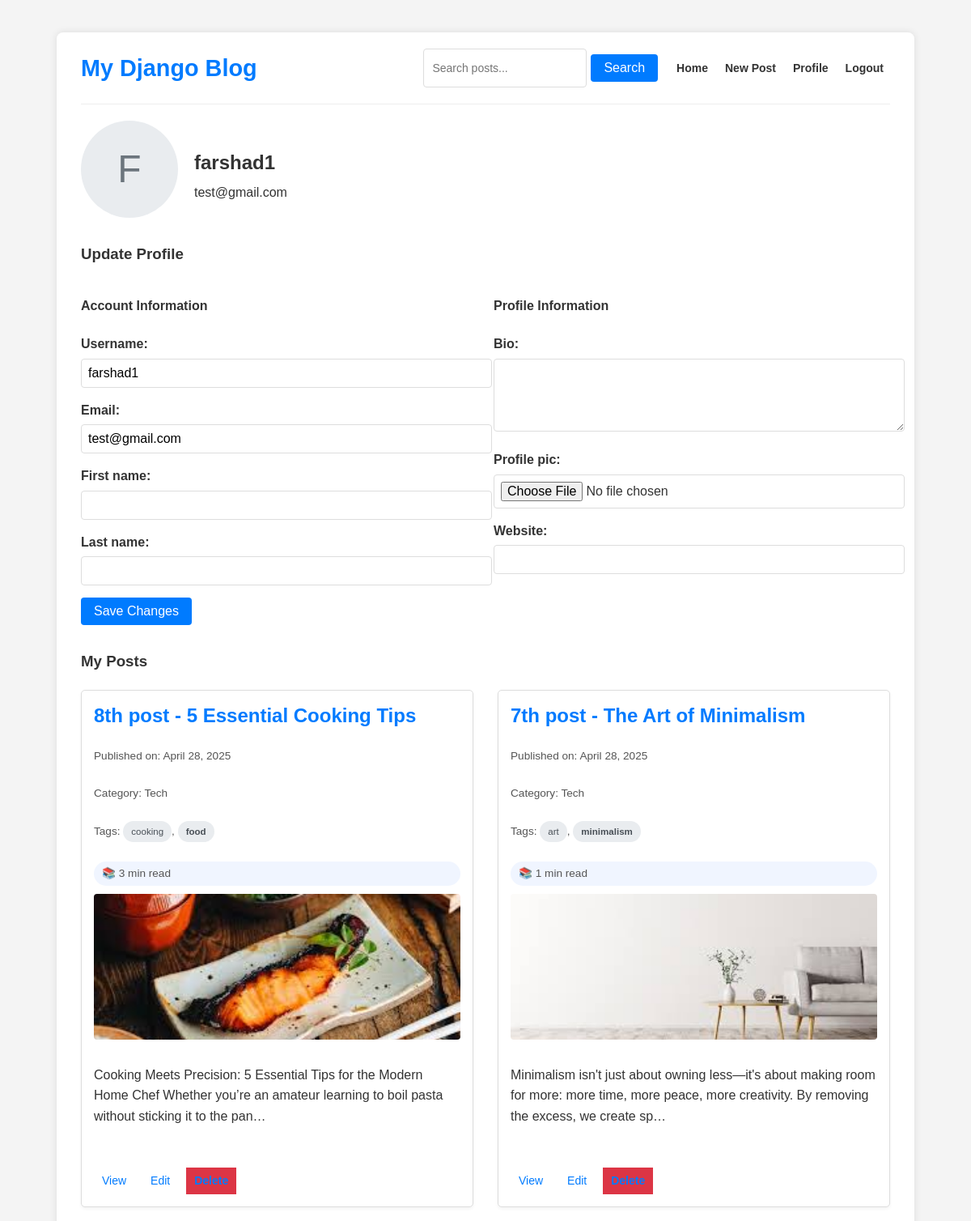
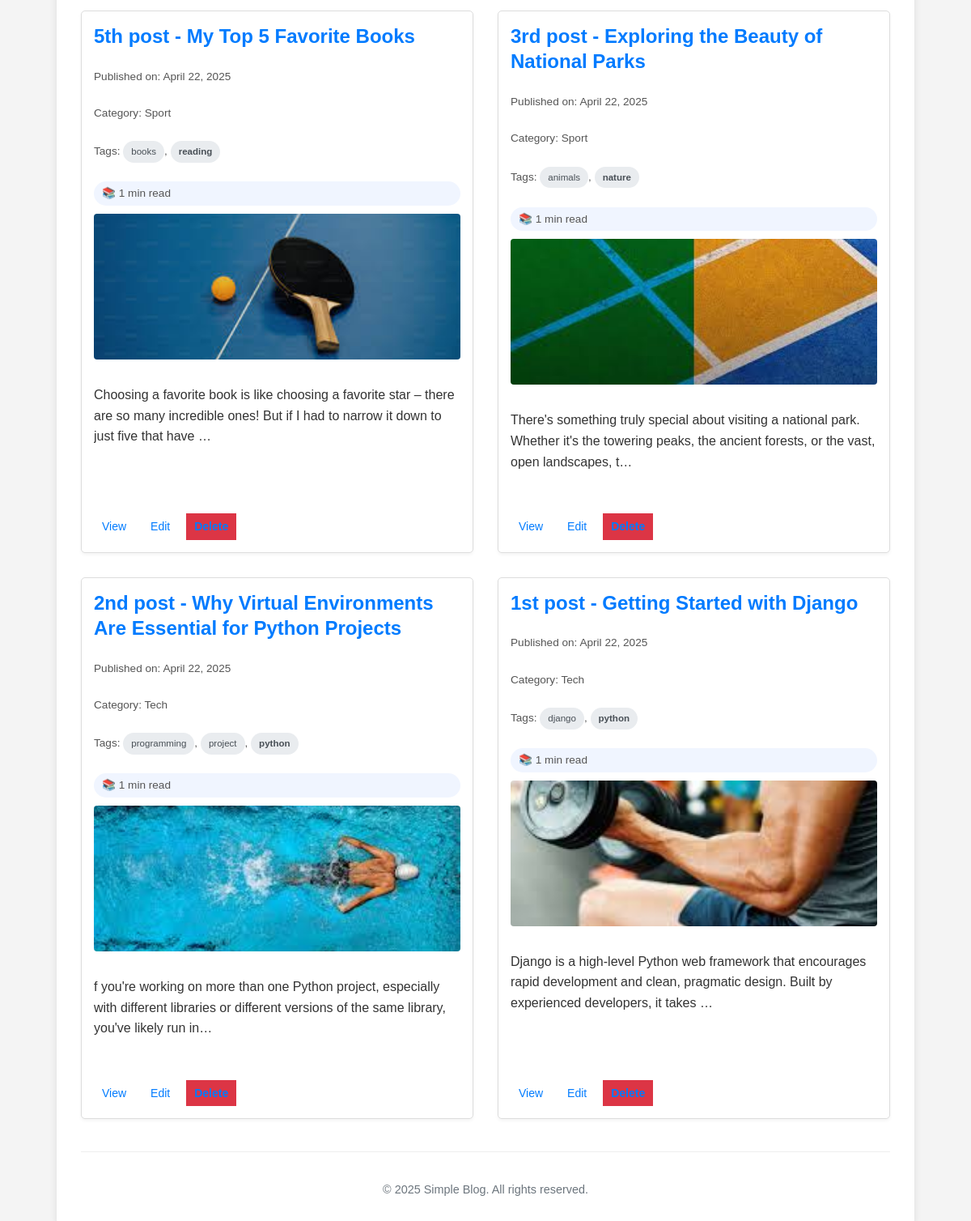
Page /profile/ (signed in) on the committed database (2 pictures, top to bottom).
### blog/models.py (models this page shows, shortened)
class UserProfile(models.Model):
    user = models.OneToOneField(User, on_delete=models.CASCADE, related_name='profile')
    bio = models.TextField(max_length=500, blank=True)
    profile_pic = models.ImageField(upload_to='profile_pics/', blank=True, null=True)
    website = models.URLField(blank=True, null=True)

class Post(models.Model):
    title = models.CharField(max_length=200)
    content = models.TextField()
    pub_date = models.DateTimeField(default=timezone.now)
    category = models.ForeignKey(Category, on_delete=models.SET_NULL, null=True, blank=True)
    image = models.ImageField(upload_to='blog_images/', blank=True, null=True)
    author = models.ForeignKey(User, on_delete=models.CASCADE, related_name='blog_posts', null=True)
    tags = models.ManyToManyField(Tag, blank=True, related_name='posts')
    class Meta:
        ordering = ['-pub_date']
    @property
    def image_url(self):
        if self.image and hasattr(self.image, 'url'):
            return self.image.url
        return None # Or a default image URL
    def get_reading_time(self):
        word_count = len(self.content.split())
        reading_time_min = round(word_count / 200)
        if reading_time_min < 1:
            reading_time_min = 1
        return reading_time_min

class Category(models.Model):
    name = models.CharField(max_length=100, unique=True)
    class Meta:
        verbose_name_plural = "Categories"

class Tag(models.Model):
    name = models.CharField(max_length=50, unique=True)
    slug = models.SlugField(max_length=50, unique=True)
    class Meta:
        ordering = ['name']

### blog/views.py (the view)
# urls.py: path('profile/', views.profile, name='profile'),
@login_required
def profile(request):
    if request.method == 'POST':
        user_form = UserUpdateForm(request.POST, instance=request.user)
        profile_form = UserProfileForm(request.POST, request.FILES, instance=request.user.profile)
        if user_form.is_valid() and profile_form.is_valid():
            user_form.save()
            profile_form.save()
            messages.success(request, 'Your profile has been updated!')
            return redirect('profile')
    else:
        user_form = UserUpdateForm(instance=request.user)
        profile_form = UserProfileForm(instance=request.user.profile)
    user_posts_list = Post.objects.filter(author=request.user)
    print(f"Found {user_posts_list.count()} posts for user {request.user.username}")
    paginator = Paginator(user_posts_list, 6)  # Show 6 posts per page
    page = request.GET.get('page')
    try:
        user_posts = paginator.page(page)
    except PageNotAnInteger:
        user_posts = paginator.page(1)
    except EmptyPage:
        user_posts = paginator.page(paginator.num_pages)
    context = {
        'user_form': user_form,
        'profile_form': profile_form,
        'user_posts': user_posts
    }
    return render(request, 'blog/profile.html', context)

### blog/forms.py
class UserUpdateForm(forms.ModelForm):
    email = forms.EmailField()
    class Meta:
        model = User
        fields = ('username', 'email', 'first_name', 'last_name')

class UserProfileForm(forms.ModelForm):
    class Meta:
        model = UserProfile
        fields = ('bio', 'profile_pic', 'website')
        widgets = {
            'bio': forms.Textarea(attrs={'rows': 4}),
        }

### templates/blog/profile.html (shortened to what this page needs)
{% extends 'blog/base.html' %}
{% block content %}
<div class="profile-container">
    <div class="profile-header">
        <div class="profile-avatar">
            {% if user.profile.profile_pic %}
                <img src="{{ user.profile.profile_pic_url }}" alt="{{ user.username }}">
            {% else %}
                <div class="profile-avatar-placeholder">{{ user.username|first|upper }}</div>
            {% endif %}
        </div>
        <div class="profile-info">
            <h2>{{ user.username }}</h2>
            <p class="profile-email">{{ user.email }}</p>
        </div>
    </div>
    <div class="profile-actions">
        <h3>Update Profile</h3>
        <form method="post" enctype="multipart/form-data" class="profile-form">
            <div class="form-row">
                <div class="form-column">
                    <h4>Account Information</h4>
                    {% for field in user_form %}
                        <div class="form-group">
                            {{ field.label_tag }}
                            {{ field }}
                        </div>
                    {% endfor %}
                </div>
                <div class="form-column">
                    <h4>Profile Information</h4>
                    {% for field in profile_form %}
                        <div class="form-group">
                            {{ field.label_tag }}
                            {{ field }}
                        </div>
                    {% endfor %}
                </div>
            </div>
            <button type="submit" class="btn">Save Changes</button>
        </form>
    </div>
    <div class="user-posts">
    <h3>My Posts</h3>
    {% if user_posts %}
        <div class="posts-grid">
            <ul>
                {% for post in user_posts %}
                    <li>
                        <h2><a href="{% url 'post_detail' post.id %}">{{ post.title }}</a></h2>
                        <p class="post-meta">Published on: {{ post.pub_date|date:"F j, Y" }}</p>
                        {% if post.category %}
                            <p class="post-meta">Category: {{ post.category.name }}</p>
                        {% endif %}
                        {% if post.tags.all %}
                        <p class="post-meta">
                            Tags:
                            {% for tag in post.tags.all %}
                                <a href="{% url 'tag_posts' tag.slug %}" class="tag">{{ tag.name }}</a>{% if not forloop.last %}, {% endif %}
                            {% endfor %}
                        </p>
                        {% endif %}
                        <p class="post-meta reading-time">📚 {{ post.get_reading_time }} min read</p>
                        {% if post.image %}
                            <img src="{{ post.image_url }}" alt="{{ post.title }}" class="post-image">
                        {% endif %}
                        <div class="post-content">
                            <p>{{ post.content|truncatechars:150 }}</p>
                        </div>
                        <div class="post-actions">
                            <a href="{% url 'post_detail' post.id %}" class="btn-small">View</a>
                            <a href="{% url 'update_post' post.id %}" class="btn-small">Edit</a>
                            <a href="{% url 'delete_post' post.id %}" class="btn-small btn-danger">Delete</a>
                        </div>
                    </li>
                {% empty %}
                    <li>No posts found.</li>
                {% endfor %}
            </ul>
        </div>
    {% else %}
        <p>You haven't created any posts yet.</p>
        <a href="{% url 'create_post' %}" class="btn">Create Your First Post</a>
    {% endif %}
</div>
</div>
{% endblock %}

### static/css/style.css (style rules this page uses)
body { font-family: 'Arial', sans-serif; line-height: 1.6; margin: 0; padding: 20px; background-color: #f4f4f4; color: #333; }
h1, h2, h3 { color: #333; margin-bottom: 10px; }
a { color: #007bff; text-decoration: none; }
.form-group { margin-bottom: 15px; }
label { display: block; margin-bottom: 5px; font-weight: bold; }
input, textarea, select { width: 100%; padding: 8px; border: 1px solid #ddd; border-radius: 4px; font-size: 16px; }
textarea { resize: vertical; }
.btn, button[type="submit"] { display: inline-block; padding: 8px 16px; background-color: #007bff; color: white; border: none; border-radius: 4px; cursor: pointer; font-size: 16px; text-decoration: none; transition: background-color 0.3s ease; }
.btn-danger { background-color: #dc3545; }
.btn-small { padding: 5px 10px; font-size: 14px; }
.profile-container { margin-bottom: 30px; }
.profile-header { display: flex; align-items: center; margin-bottom: 20px; }
.profile-avatar { width: 120px; height: 120px; border-radius: 50%; overflow: hidden; margin-right: 20px; background-color: #e9ecef; display: flex; align-items: center; justify-content: center; }
.profile-avatar-placeholder { font-size: 48px; color: #6c757d; }
.profile-info { flex: 1; }
.profile-info h2 { margin-bottom: 5px; }
.profile-name, .profile-email, .profile-website { margin: 5px 0; }
.profile-actions, .user-posts, .author-posts { margin-top: 30px; }
.profile-form { margin-top: 15px; }
.form-row { display: flex; gap: 20px; }
.form-column { flex: 1; }
.post-actions { margin-top: 20px; display: flex; gap: 10px; }
.posts-grid { display: grid; grid-template-columns: 1fr 1fr; gap: 30px; margin-top: 20px; }
.posts-grid ul { list-style: none; padding: 0; margin: 0; display: contents; }
.posts-grid li { border: 1px solid #ddd; padding: 15px; margin-bottom: 0; border-radius: 5px; background-color: #fff; box-shadow: 0 2px 4px rgba(0, 0, 0, 0.05); display: flex; flex-direction: column; justify-content: space-between; transition: transform 0.3s ease, box-shadow 0.3s ease; }
.posts-grid li:last-child { border-bottom: 1px solid #ddd; margin-bottom: 0; padding-bottom: 15px; }
.posts-grid li h2 { margin-top: 0; margin-bottom: 10px; line-height: 1.3; }
.posts-grid li .post-meta { margin-bottom: 10px; font-size: 0.85em; color: #555; }
.posts-grid li .post-image { width: 100%; height: 180px; object-fit: cover; margin-bottom: 15px; border-radius: 4px; display: block; }
.posts-grid li .post-content { margin-top: 0; margin-bottom: 15px; flex-grow: 1; overflow: hidden; text-overflow: ellipsis; }
.posts-grid li a:last-child { display: inline-block; margin-top: auto; font-weight: bold; }
.tag { display: inline-block; background-color: #e9ecef; color: #495057; padding: 4px 10px; border-radius: 20px; font-size: 0.85em; transition: all 0.2s ease; text-decoration: none; }
.reading-time { display: inline-flex; align-items: center; background-color: #f0f5ff; color: #0056b3; padding: 4px 10px; border-radius: 20px; font-size: 0.85em; margin-bottom: 15px; font-weight: 500; }
.reading-time:before { margin-right: 5px; }

### rows in the picture
Post: title "8th post - 5 Essential Cooking Tips", pub_date "April 28, 2025", category.name "Tech", get_reading_time "3", image_url (picture), content "Cooking Meets Precision: 5 Essential Tips for the Modern Home Chef Whether you’re an amateur learning to boil pasta without sticking it to the pan…"
Tag: name "cooking"
Tag: name "food"
Post: title "7th post - The Art of Minimalism", pub_date "April 28, 2025", category.name "Tech", get_reading_time "1", image_url (picture), content "Minimalism isn't just about owning less—it's about making room for more: more time, more peace, more creativity. By removing the excess, we create sp…"
Tag: name "art"
Tag: name "minimalism"
Post: title "5th post - My Top 5 Favorite Books", pub_date "April 22, 2025", category.name "Sport", get_reading_time "1", image_url (picture), content "Choosing a favorite book is like choosing a favorite star – there are so many incredible ones! But if I had to narrow it down to just five that have …"
Tag: name "books"
Tag: name "reading"
Post: title "3rd post - Exploring the Beauty of National Parks", pub_date "April 22, 2025", category.name "Sport", get_reading_time "1", image_url (picture), content "There's something truly special about visiting a national park. Whether it's the towering peaks, the ancient forests, or the vast, open landscapes, t…"
Tag: name "animals"
Tag: name "nature"
Post: title "2nd post - Why Virtual Environments Are Essential for Python Projects", pub_date "April 22, 2025", category.name "Tech", get_reading_time "1", image_url (picture), content "f you're working on more than one Python project, especially with different libraries or different versions of the same library, you've likely run in…"
Tag: name "programming"
Tag: name "project"
Tag: name "python"
Post: title "1st post - Getting Started with Django", pub_date "April 22, 2025", category.name "Tech", get_reading_time "1", image_url (picture), content "Django is a high-level Python web framework that encourages rapid development and clean, pragmatic design. Built by experienced developers, it takes …"
Tag: name "django"

### other values in the picture
{{ user.username|first|upper }} "F"
{{ user.username }} "farshad1"
{{ user.email }} "test@gmail.com"
{{ field.label_tag }} "Username:" "Email:" "First name:" "Last name:"
{{ field.label_tag }} "Bio:" "Profile pic:" "Website:"
